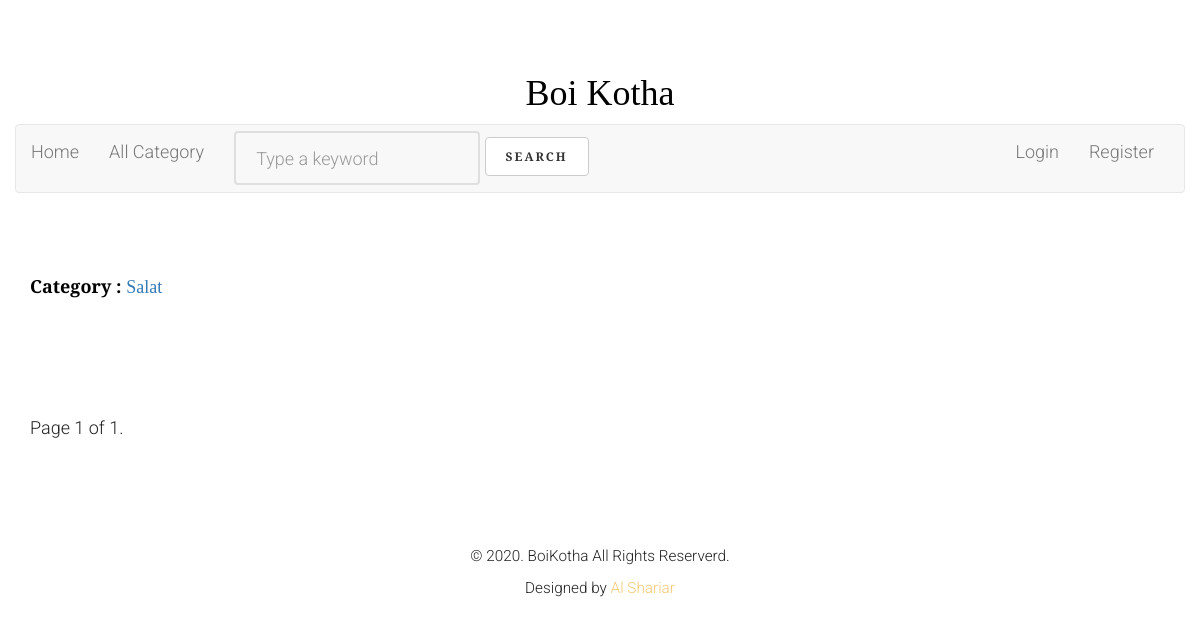
The app's page /category/Salat/, older data.
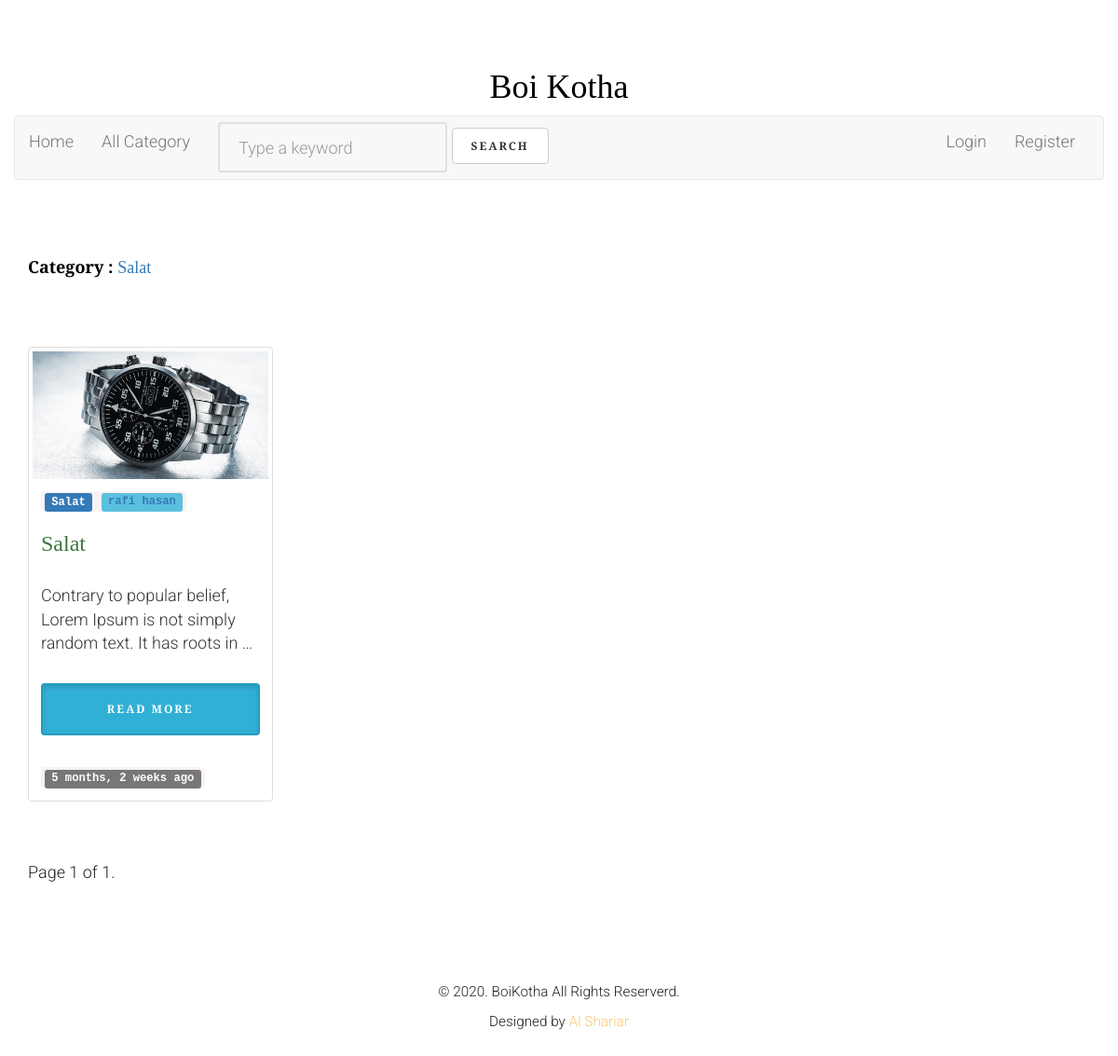
The same page, newer data.
### blog/models.py (models this page shows, shortened)
class Article(models.Model):
    article_author = models.ForeignKey(Author, on_delete=models.CASCADE)
    title = models.CharField(max_length=200)
    body = RichTextUploadingField()
    image = models.FileField()
    category = models.ForeignKey(Category, on_delete=models.CASCADE)
    posted_on = models.DateTimeField(auto_now=False, auto_now_add=True)
    updated_on = models.DateTimeField(auto_now=True, auto_now_add=False)

class Category(models.Model):
    name = models.CharField(max_length=100)

class Author(models.Model):
    name = models.ForeignKey(User, on_delete=models.CASCADE)
    profile_picture = models.FileField()
    details = models.TextField()

### blog/views.py (the view)
# urls.py: path('category/<name>/', views.getcategory, name="category"),
def getcategory(request, name):
    cat = get_object_or_404(Category, name=name)
    posts = Article.objects.filter(category=cat.id)
    paginator = Paginator(posts, 4) # Show 25 contacts per page.
    page_number = request.GET.get('page')
    page_obj = paginator.get_page(page_number)
    context = {
        'posts':page_obj,
        'cat':cat,
    }
    return render(request, 'blog/category.html', context)

### blog/templates/blog/category.html (shortened to what this page needs)
{% extends 'blog/base.html' %}
{% load static %}
	{% block content %}
   <div class="container">
            <h4 class=""><b>Category : </b> <a class="text-primary" href="">{{ cat.name }}</a></h4> <br> <br>
   </div>
<div class="container">
	<div class="row">
	{% for post in posts %}
	<div class="col-lg-3 col-md-3 col-sm-3 col-xs-6 col-xxs-12 animate-box">
		<div class="thumbnail">
			<a href="{% url 'single_post' id=post.id %}"><img src="{{ post.image.url }}" alt="Image" class="img-responsive"></a>
		  <div class="caption">
			<code>
				<span class="label label-primary"><a class="bg-primary" href="{% url 'category' name=post.category.name %}">{{ post.category.name }}</a></span>
				<span class="label label-info"><a class="text-primary" href="{% url 'author' name=post.article_author.name.username %}">{{ post.article_author.name.get_full_name }}</a></span>
			</code>
			<h3><a class="text-success" href="{% url 'single_post' id=post.id %}">{{ post.title }}</a></h3>
			<p class="text-justify">{{ post.body|safe|truncatewords:15}}</p>
			<p><a href="{% url 'single_post' id=post.id %}" class="btn btn-info btn-lg btn-block active" role="button">Read More</a></p>
			<code>
			<span class="label label-default">{{ post.posted_on|timesince }} ago</span>
		   </code>
		</div>
		</div>
	  </div>
	{% endfor %}
	</div>
</div>
	<div class="container">
		<div class="row">
		<div class="col-md-6">
		<div class="pagination ">
			<nav aria-label="Page navigation">
				<ul class="pager">
					<li>Page {{ posts.number }} of {{ posts.paginator.num_pages }}.</li>
			</ul>
		</nav>
		</div>
		</div>
		</div>
		</div>
	{% endblock content %}

Row changes from the older to the newer data that the page shows:
added Article: image (picture), category.name "Salat", article_author.name.get_full_name "rafi hasan", title "Salat", body "Contrary to popular belief, Lorem Ipsum is not simply random text. It has roots in …", posted_on "5 months, 2 weeks"
